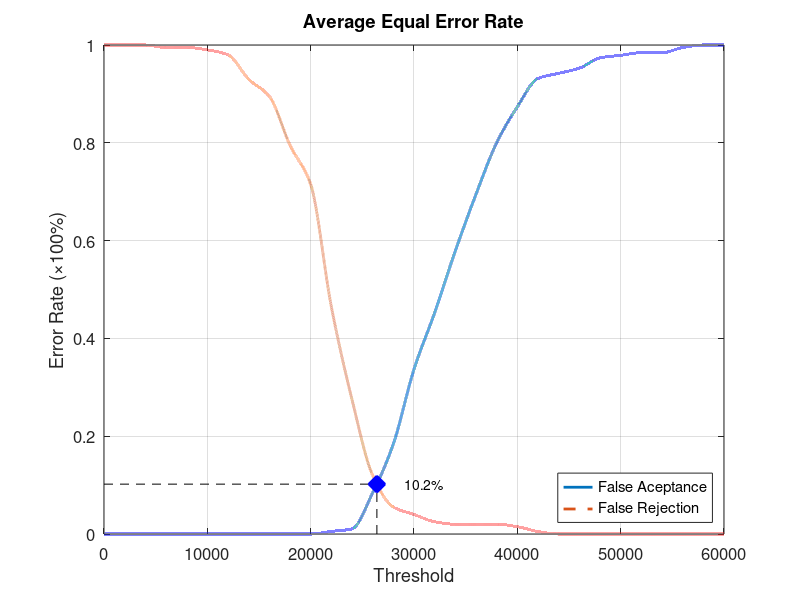
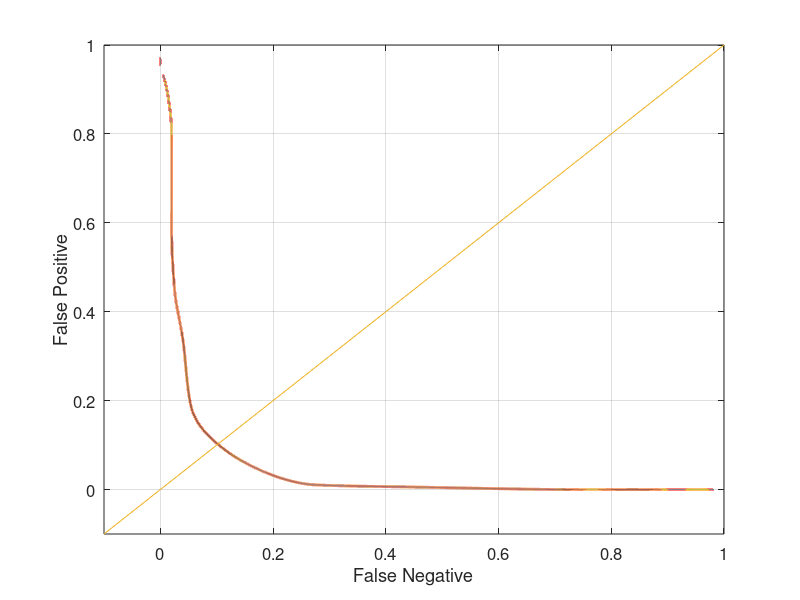

The MATLAB source for these figures, in order:
function yEER = Database1_3
close all;
clear;
clc;
x = 0:2000:60000;
xq = 0:0.5:60000;

y0 = [0 0 0 0 0 0 0 0 0 0 0 0.00526316 0.0105263 0.0842105 0.184211 0.336842 0.452632 0.578947 0.694737 0.8 0.873684 0.931579 0.942105 0.952632 0.973684 0.978947 0.984211 0.984211 0.994737 1 1];
yy0 = interp1(x, y0, xq, 'pchip');
y1 = [1 1 1 0.995 0.995 0.99 0.98 0.93 0.895 0.795 0.715 0.465 0.275 0.12 0.055 0.04 0.025 0.02 0.02 0.02 0.015 0.005 0 0 0 0 0 0 0 0 0];
yy1 = interp1(x, y1, xq, 'pchip');

% Calculating EER: 
y2 = abs(y0 - y1);
find(y2 == min(y2))
yy2 = abs(yy0 - yy1);
xEER = find(yy2 == min(yy2));
xEERIndex = xq(xEER) % X-axis EER
yEER = yy0(xEER) % Y-axis EER

main = figure
plot(xq, yy0,'-','LineWidth', 2);	hold on
plot(xq, yy1,'--','LineWidth', 2);	hold on
plot([xEERIndex xEERIndex], [0 yEER], 'k--');	hold on
plot([0 xEERIndex], [yEER yEER], 'k--');	hold on
plot(xEERIndex, yEER, 'bx', 'LineWidth', 10);	hold on
text(xEERIndex + 10 * xEERIndex / 100, yEER, [num2str(round((10000 * yEER)) / 100) '%'])
legend('False Aceptance', 'False Rejection', 'Location', 'SouthEast')
xlabel('Threshold')
ylabel('Error Rate (\times100%)')
title('Average Equal Error Rate')
set(gca, 'FontSize', 12)
axis([0 60000 0 1])
grid on

print(main, 'Database1_3Main', '-dpng');
FNRxFPR = figure('Color', [1 1 1]);
plot(yy1, yy0, '-', yy1, yy0, 'LineWidth', 2);
hold on
y = -0.1:0.1:1
plot(y, y); 
set(gca, 'FontSize', 12)
xlabel('False Negative')
ylabel('False Positive')
axis([-0.1 1 -0.1 1])
set(gca, 'FontSize', 12)
grid on

print(FNRxFPR, 'Database1_3FNRxFPR','-dpng');
end
